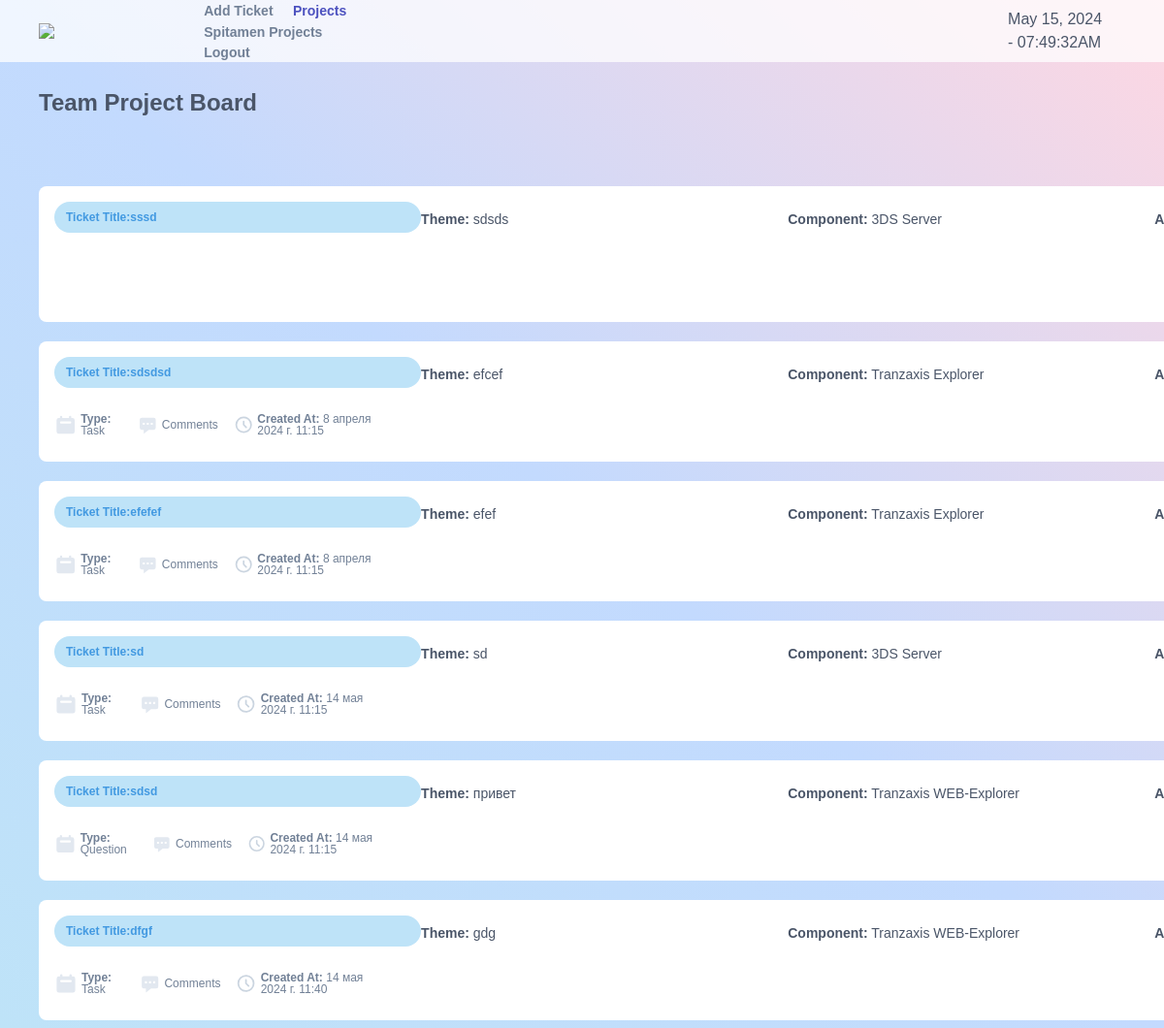
The page /user_tickets/ (signed in) on the database as committed earlier.
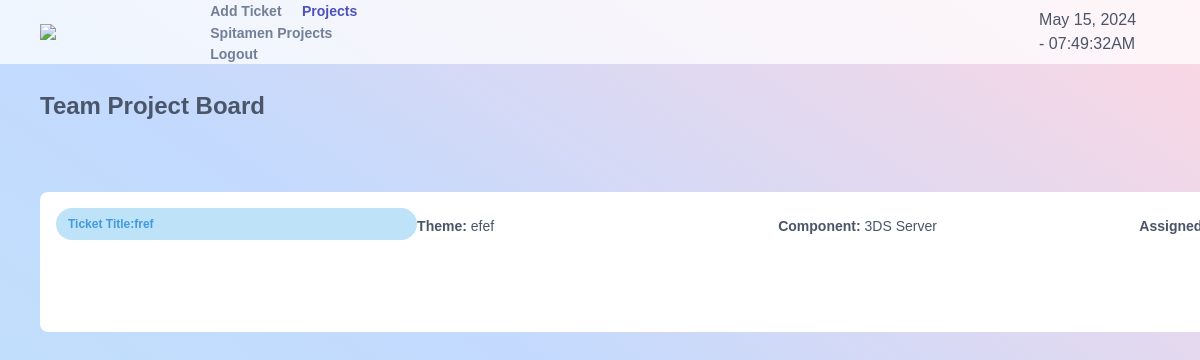
The same page on the database as committed later.
### myapp/models.py (models this page shows, shortened)
class Ticket(models.Model):
    STATUS_CHOICES = (
        ('open', 'Open'),
        ('closed', 'Closed'),
        ('in_progress', 'In process'),
    )
    COMPONENT_CHOICES = (
        ('Tranzaxis Explorer', 'Tranzaxis Explorer'),
        ('Tranzaxis WEB-Explorer', 'Tranzaxis WEB-Explorer'),
        ('3DS Server', '3DS Server'),
        ('TXPG', 'TXPG'),
    )
    TYPE_CHOICES = (
        ('task', 'Задача'),
        ('question', 'Вопрос'),
    )
    GROUP_CHOICES = (
    ('spitamen', 'Spitamen'),
    ('sbt', 'Sbt'),
    ('matin', 'Matin'),
    ('ssb', 'Ssb'),
    ('sarvat', 'Sarvat'),
    ('vasl', 'Vasl'),
)
    title = models.CharField(max_length=200)
    type = models.CharField(max_length=10, choices=TYPE_CHOICES)
    component = models.CharField(max_length=50, choices=COMPONENT_CHOICES)
    topic = models.CharField(max_length=200)
    description = models.TextField(max_length=500)
    created_by = models.ForeignKey(User, on_delete=models.CASCADE, related_name='created_tickets')
    sent_to = models.ManyToManyField(User, related_name='received_tickets', blank=True)
    created_at = models.DateTimeField(auto_now_add=True)
    assigned_to = models.ManyToManyField(User, related_name='assigned_tickets', blank=True)
    status = models.CharField(max_length=20, choices=STATUS_CHOICES, default='open')
    group = models.CharField(max_length=20, choices=GROUP_CHOICES)

### myapp/views.py (the view, shortened to what this page needs)
# urls.py: path('user_tickets/', views.user_tickets, name='user_tickets'),
@login_required
def user_tickets(request):
    user_profile = UserProfile.objects.get(user=request.user)
    user = request.user
    users = User.objects.all()
    project_form = TicketForm(request.POST or None, request=request)  # Создание формы для добавления проекта
    group_name = None
    groups = ['spitamen', 'sbt', 'matin', 'ssb', 'sarvat', 'vasl']  # Список всех групп
    for group in groups:
        if getattr(user_profile, group):  # Проверяем, состоит ли пользователь в текущей группе
            group_name = group
            break  # Если пользователь состоит в группе, выходим из цикла
    tickets = Ticket.objects.filter(created_by=user)
    return render(request, 'user_tickets.html', {
        'tickets': tickets,
        'users': users,
        'project_form': project_form,
        'spitamen': user_profile.spitamen,
        'sbt': user_profile.sbt,
        'matin': user_profile.matin,
        'ssb': user_profile.ssb,
        'sarvat': user_profile.sarvat,
        'vasl': user_profile.vasl
    })

### myapp/templates/user_tickets.html (shortened to what this page needs)
<link href="https://unpkg.com/tailwindcss@^1.0/dist/tailwind.min.css" rel="stylesheet">
<div class="flex flex-col w-screen h-screen overflow-auto text-gray-700 bg-gradient-to-tr from-blue-200 via-indigo-200 to-pink-200">
    <div class="flex items-center flex-shrink-0 w-full h-16 px-10 bg-white bg-opacity-75">
      <a class="bl_headerUtils_logo" href="https://www.spitamenbank.tj/"><img src="https://www.spitamenbank.tj/local/templates/sb-main-template/img/logo/logo-horizontal-ru.svg" ></a>
      <div class="ml-10">
        <a class="mx-2 text-sm font-semibold text-gray-600 hover:text-indigo-700" href="{% url 'tickets' %}">Add Ticket</a>
        <a class="mx-2 text-sm font-semibold text-indigo-700" href="{% url 'user_tickets' %}">Projects</a>
        <a class="mx-2 text-sm font-semibold text-gray-600 hover:text-indigo-700" href="{% url 'team_project' %}">{% if spitamen %} Spitamen {% endif %}
          {% if vasl %} Vasl {% endif %} Projects</a>
        <a class="mx-2 text-sm font-semibold text-gray-600 hover:text-indigo-700" href="{% url 'login' %}">Logout</a>
      </div>
      <div id="clock">
        <h1 id="date-time"></h1>
      </div>
      <a href="profile.html" class="flex items-center justify-center w-8 h-8 ml-auto overflow-hidden rounded-full cursor-pointer">
      </a>
    </div>
    <div class="px-10 mt-6">
      <h1 class="text-2xl font-bold">
      Team Project Board
      </h1>
    </div>
    <div class="flex flex-grow px-10 mt-4 space-x-6 overflow-auto">
      <div class="flex flex-col flex-shrink-0 w-72" id="sortable-container">
          <div class="flex items-center flex-shrink-0 h-10 px-2">
          </div>
            <div class="ticket-grid">
              {% for ticket in tickets %}
              <div class="ticket-item" data-id="{{ ticket.id }}">
                <div class="flex flex-col pb-2 overflow-auto">
          <div class="inline-grid grid-cols-5 relative flex flex-col items-start p-4 mt-3  bg-white rounded-lg cursor-pointer bg-opacity-90 group hover:bg-opacity-100" draggable="true">
            <span class="flex items-center inline-block h-8 px-3 text-xs font-semibold text-blue-500 bg-blue-200 rounded-full">Ticket Title:</strong>{{ ticket.title }}</span>
            <h4 class="mt-2 text-sm font-medium "><strong>Theme:</strong> {{ ticket.topic }}</h4>
            <h4 class="mt-2 text-sm font-medium"><strong>Component:</strong> {{ ticket.component }}</h4>
            <h4 class="mt-2 text-sm font-medium"><strong>Assigned to:</strong>{% for user in ticket.assigned_to.all %} {{ user.username }}{% endfor %}</h4>
            <form method="post">
            <div class="flex items-center w-full mt-4 text-xs font-medium text-gray-600">
              <div class="flex items-center">
                <h4 class="ml-1 leading-none"><strong>Type:</strong> {% if ticket.type == 'task' %}Task{% else %}Question{% endif %}</h4>
              </div>
              <div class="relative flex items-center ml-4">
                <svg class="relative w-8 h-8 text-gray-300 fill-current" xmlns="http://www.w3.org/2000/svg" viewBox="0 0 20 20" fill="currentColor">
                  <path fill-rule="evenodd" d="M18 5v8a2 2 0 01-2 2h-5l-5 4v-4H4a2 2 0 01-2-2V5a2 2 0 012-2h12a2 2 0 012 2zM7 8H5v2h2V8zm2 0h2v2H9V8zm6 0h-2v2h2V8z" clip-rule="evenodd" />
                </svg>
                  <a class="ml-1 leading-none" href="{% url 'add_comment' ticket.id %}">Comments</a>
                  <div class="flex items-center ml-4">
                    <svg class="h-8 w-8 text-gray-400"  fill="none" viewBox="0 0 24 24" stroke="currentColor">
                      <path stroke-linecap="round" stroke-linejoin="round" stroke-width="2" d="M12 8v4l3 3m6-3a9 9 0 11-18 0 9 9 0 0118 0z"/>
                    </svg>
                    <a class="ml-1 leading-none"><strong>Created At:</strong> {{ ticket.created_at }}</a>
              </div>
            </div>
            <div class="relative flex flex-col items-start p-4 mt-3 bg-white rounded-lg cursor-pointer bg-opacity-90 group hover:bg-opacity-100" draggable="true">
            </div>
          </div>
        </div>
      </div>
            {% endfor %}
    </div>
    </div>
  </div>

### myapp/templates/user_tickets.html (style rules this page uses)
.ticket-grid { width:75% ; display: inline; }
.bl_headerUtils_logo { width: 200px; display: inline; }
#clock { max-width: 600px; margin-left: 640px; }

Rows that differ between the two databases and show on the page:
removed Ticket: title "sssd", topic "sdsds", component "3DS Server"
removed Ticket: title "sdsdsd", topic "efcef", component "Tranzaxis Explorer", type "Task", created_at "8 апреля 2024 г. 11:15"
removed Ticket: title "efefef", topic "efef", component "Tranzaxis Explorer", type "Task", created_at "8 апреля 2024 г. 11:15"
removed Ticket: title "sd", topic "sd", component "3DS Server", type "Task", created_at "14 мая 2024 г. 11:15"
removed Ticket: title "sdsd", topic "привет", component "Tranzaxis WEB-Explorer", type "Question", created_at "14 мая 2024 г. 11:15"
removed Ticket: title "dfgf", topic "gdg", component "Tranzaxis WEB-Explorer", type "Task", created_at "14 мая 2024 г. 11:40"
added Ticket: title "fref", topic "efef", component "3DS Server"
